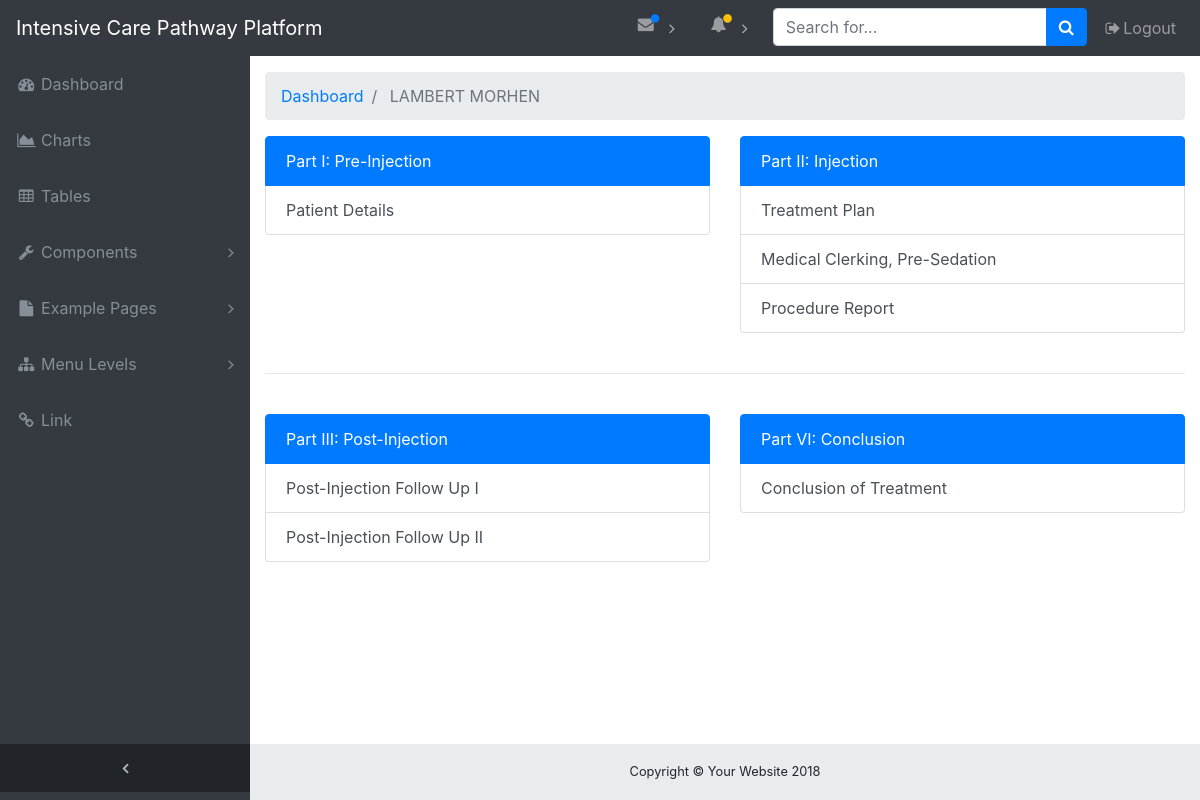
Page /62/ on the earlier database version.
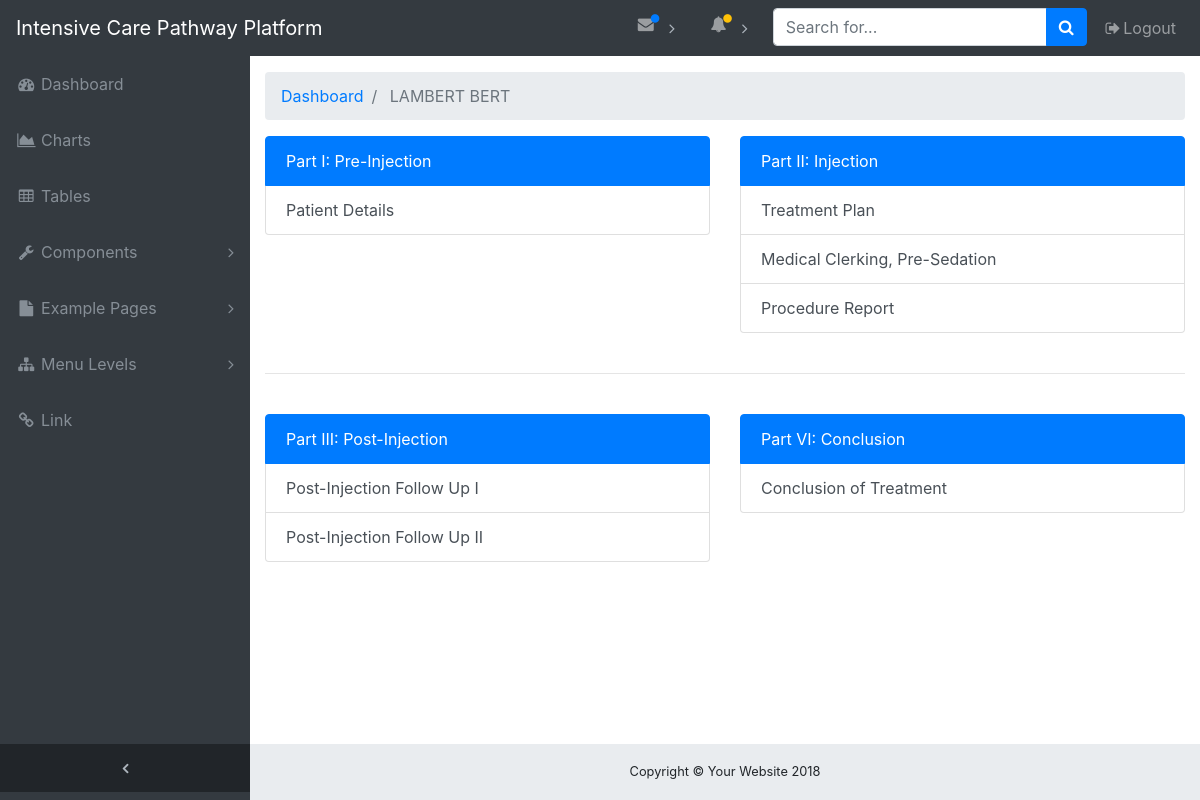
Same page on the later database version.
### form/models.py (models this page shows, shortened)
class Patient(models.Model):
    first_name = models.CharField(max_length=100)
    last_name = models.CharField(max_length=100)
    patient_id = models.CharField(max_length=100)
    def name(self):
        return str(self.first_name + " " + self.last_name).upper()

### form/views.py (the view)
# urls.py: path('<int:patient_id>/', views.get_patient_information, name='get_patient_information'),
def get_patient_information(request, patient_id):
    pat = get_object_or_404(Patient, patient_id=patient_id)
    return render(request, 'form/patient_information.html', {'patient': pat, 'patient_id':patient_id})

### form/templates/form/patient_information.html (shortened to what this page needs)
{% extends 'form/base.html' %}
{% block breadcrumb %}
<li class="breadcrumb-item active">
    {{patient.name}}
</li>
{% endblock %}
{% block content %}
<div class="row">
    <div class="col-6">
        <div class="list-group">
            <p class="list-group-item list-group-item-action active">
                Part I: Pre-Injection
            </p>
            <a href="#" class="list-group-item list-group-item-action">
                Patient Details
            </a>
        </div>
    </div>
    <div class="col-6">
        <div class="list-group">
            <p class="list-group-item list-group-item-action active">
                Part II: Injection
            </p>
            <a href="#" class="list-group-item list-group-item-action">
                Treatment Plan
            </a>
            <a href="{% url 'get_med_clerk_pre_sed' patient_id %}" class="list-group-item list-group-item-action">
                Medical Clerking, Pre-Sedation
            </a>
            <a href="{% url 'get_proc_report' patient_id %}" class="list-group-item list-group-item-action">
                Procedure Report
            </a>
        </div>
    </div>
</div>
<br>
<hr>
<br>
<div class="row">
    <div class="col-6">
        <div class="list-group">
            <p class="list-group-item list-group-item-action active">
                Part III: Post-Injection
            </p>
            <a href="#" class="list-group-item list-group-item-action">
                Post-Injection Follow Up I
            </a>
            <a href="#" class="list-group-item list-group-item-action">
                Post-Injection Follow Up II
            </a>
        </div>
    </div>
    <div class="col-6">
        <div class="list-group">
            <p class="list-group-item list-group-item-action active">
                Part VI: Conclusion
            </p>
            <a href="{% url 'get_conc_of_treatment' patient_id %}" class="list-group-item list-group-item-action">
                Conclusion of Treatment
            </a>
        </div>
    </div>
</div>
{% endblock %}

Differences in the rows shown:
removed Patient: name "LAMBERT MORHEN"
added Patient: name "LAMBERT BERT"
